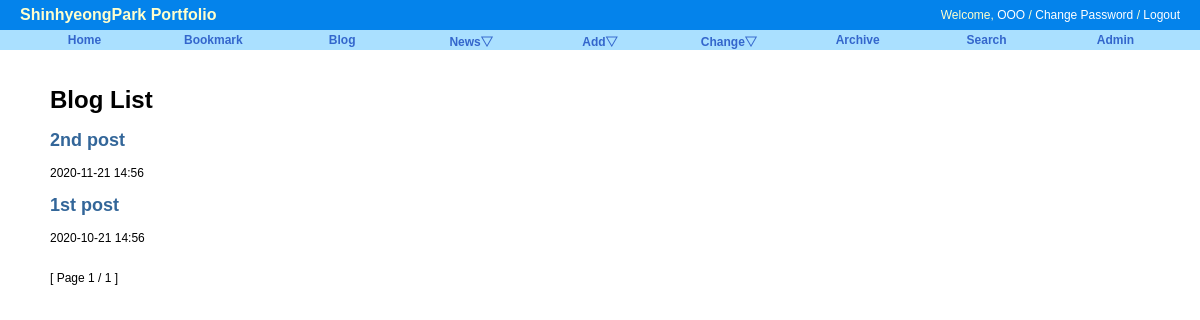
The page /blog/ on the database as committed earlier.
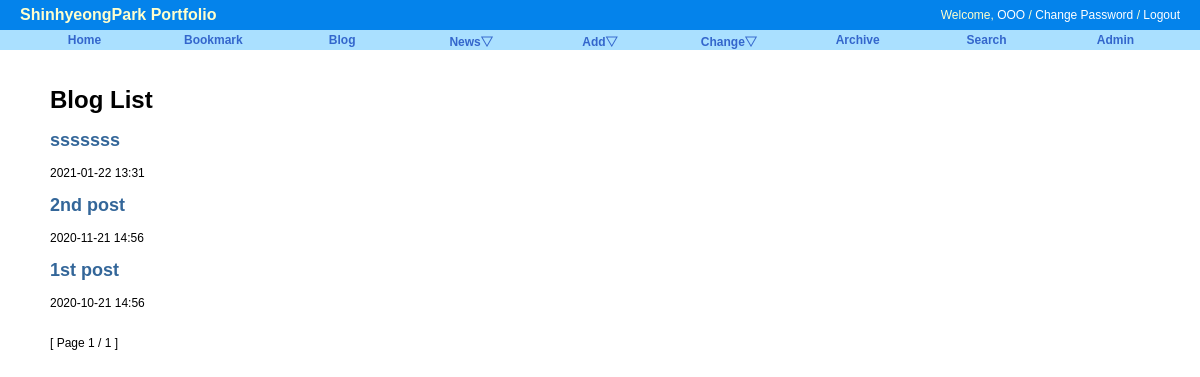
The same page on the database as committed later.
### blog/models.py (models this page shows, shortened)
class Post(models.Model):
    title = models.CharField('TITLE', max_length=50)
    slug = models.SlugField('SLUG', unique=True, allow_unicode=True, help_text='one word for this alias')
    description = models.CharField('DESCRIPTION', max_length=100, blank=True, help_text='simple description text')
    content = models.TextField('CONTENT')
    create_date = models.DateTimeField('Create Date', auto_now_add=True)
    modify_date = models.DateTimeField('Modify Date', auto_now=True)
    class Meta:
        verbose_name = 'post'
        verbose_name_plural = 'posts'
        db_table = 'blog_posts'
        ordering = ('-modify_date',)        # desc,
    def get_absolute_url(self):
        return reverse('blog:post_detail', args=(self.slug,)) # -> 1st post -> /blog/post/1st-post

### blog/views.py (the view)
# urls.py: path('', PostLV.as_view(), name='index'),
class PostLV(ListView):
    model = Post
    template_name = "blog/post_all.html"
    context_object_name = "posts" #object_list
    paginate_by = 3

### blog/templates/blog/post_all.html (shortened to what this page needs)
{% extends "base.html" %}
{% block content %}
<div id="content">
    <h1>Blog List</h1>
    {% for post in posts %}
        <h2><a href="{{ post.get_absolute_url }}">{{ post.title }}</a></h2>
        {{ post.modify_date|date:"Y-m-d H:i" }}
    {% endfor %}
    <br/>
    <div>
        [ Page {{ page_obj.number }} / {{ page_obj.paginator.num_pages}} ]
    </div>
</div>
{% endblock %}

Rows that differ between the two databases and show on the page:
added Post: title "sssssss", modify_date "2021-01-22 13:31"
